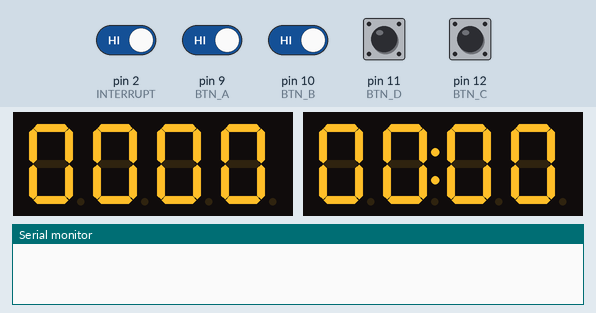
Recording of a sketch running on a simulated Arduino Uno, built with avr-gcc and run on an emulated ATmega328P. Parts: 2 × 4-digit seven-segment display, the last lines printed to the serial monitor. The inputs (shaded band) are chosen by the test bench; at power-on: pin 2 (INTERRUPT), pin 9 (BTN_A), pin 10 (BTN_B), pin 11 (BTN_D), pin 12 (BTN_C) HIGH.

Above: at 2.8 s.
2.9 s: pin 2 (INTERRUPT) driven LOW and pin 9 (BTN_A) driven LOW
At 3.91 s:
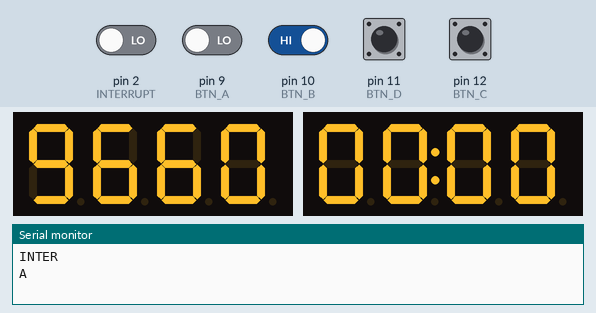
4.4 s: pin 2 (INTERRUPT) driven HIGH and pin 10 (BTN_B) driven LOW
At 4.95 s:
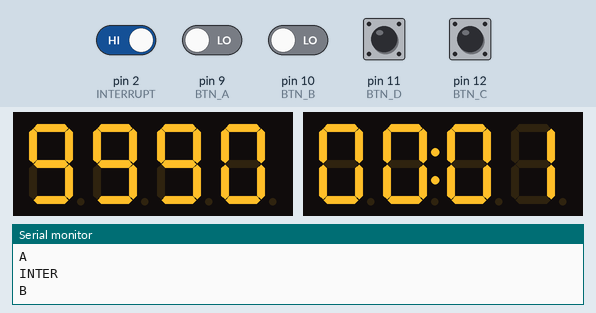

The sketch:

timer.ino
```cpp
#include <Arduino.h>
#include <TM1637Display.h>

#define INTERRUPT 2

// Module A
#define DIO_A 3
#define CLK_A 4
// Module B
#define DIO_B 5
#define CLK_B 6

// Buttons
#define BTN_A 9
#define BTN_B 10
#define BTN_C 12
#define BTN_D 11


#define BRIGH 0x0f
#define MAX_LEAPS 16

TM1637Display da(CLK_A, DIO_A);
TM1637Display db(CLK_B, DIO_B);

unsigned long start = 0;
bool running = false;
unsigned long elapsed = 0;
unsigned long saved_leaps[MAX_LEAPS];
int leapCounter = 0;
int showLeap = 0;

void resetLeaps() {
  for (int i = 0; i < MAX_LEAPS; i++) {
    saved_leaps[i] = 0;
  }
  leapCounter = 0;
  showLeap = 0;
}
void insertLeap(unsigned long leap) {
    // Check if there is space in the array
    if (leapCounter >= MAX_LEAPS) return;

    // Shift all elements to the right
    for (int i = leapCounter; i > 0; i--) {
        saved_leaps[i] = saved_leaps[i - 1];
    }

    // Insert the new element at the front
    saved_leaps[0] = leap;

    // Increment the size
    leapCounter++;
}

void startTimer() {
  start = millis();
  running = true;
}
void pauseTimer() {
  running = false;
  elapsed += (millis() - start);
  showLeap = 0;
}
void resetTimer() {
  elapsed = 0;
  running = false;
  resetLeaps();
}
void saveLeap() {
  insertLeap(elapsed + (millis() - start));
}
void leapUp(){
  if(showLeap >= leapCounter) return;
  showLeap++;
}
void leapDown(){
  if(showLeap <= 0) return;
  showLeap--;
}


bool btn_a, btn_b, btn_c, btn_d = false;
void checkButtons() {
  // BTN A
  if(digitalRead(BTN_A) == LOW && !btn_a) {
    btn_a = true;
    Serial.println("A");
    // pressed
    if(running) pauseTimer();
    else startTimer();
  }
  else if (digitalRead(BTN_A) == HIGH && btn_a) {
    btn_a = false;

    // released
  }

  // BTN B
  if(digitalRead(BTN_B) == LOW && !btn_b) {
    btn_b = true;
    Serial.println("B");
    // pressed
    if(running) saveLeap();
    else resetTimer();
  }
  else if (digitalRead(BTN_B) == HIGH && btn_b) {
    btn_b = false;
    // released
  }

  // BTN C
  if(digitalRead(BTN_C) == LOW && !btn_c) {
    btn_c = true;
    Serial.println("C");
    // pressed
    if(!running) leapUp();
  } else if (digitalRead(BTN_C) == HIGH && btn_c) {
    btn_c = false;
    // released
  }

  // BTN D
  if(digitalRead(BTN_D) == LOW && !btn_d) {
    btn_d = true;
    Serial.println("D");
    // pressed
  } else if (digitalRead(BTN_D) == HIGH && btn_d) {
    btn_d = false;
    // released
    if(!running) leapDown();
  }
}

unsigned long last_interrupt_time = 0;

void interrupt_handler()
{
  Serial.println("INTER");

  // If interrupts come faster than 200ms, assume it's a bounce and ignore
  if ((millis() - last_interrupt_time) > 50)
  {
    checkButtons();
  }
  last_interrupt_time = millis();
}

void showTime(unsigned long mils, bool dots = true) {
  // milliseconds
  da.showNumberDec((mils % 1000) * 10, true, 4, 0);

  int sec = (mils / 1000) % 60;
  int min = ((mils / 60000) % 60);

  db.showNumberDec(sec, true, 2, 2);

  if(dots) db.showNumberDecEx(min, 0x40, true, 2, 0);
  else db.showNumberDecEx(min, 0x00, true, 2, 0);
}

void setup()
{
  pinMode(BTN_A, INPUT_PULLUP);
  pinMode(BTN_B, INPUT_PULLUP);
  pinMode(BTN_C, INPUT_PULLUP);
  pinMode(BTN_D, INPUT_PULLUP);
  pinMode(INTERRUPT, INPUT_PULLUP);

  attachInterrupt(digitalPinToInterrupt(INTERRUPT), interrupt_handler, CHANGE);

  da.setBrightness(BRIGH);
  da.clear();

  db.setBrightness(BRIGH);
  db.clear();

  start = millis();
  elapsed = 0;
  running = false;
  Serial.begin(9600);

  resetLeaps();
}

void loop() {
  // checkButtons();
  if(running) {
    showTime((elapsed + (millis() - start)));
  } else {
    if(showLeap == 0) {
      showTime(elapsed);
    } else {
      showTime(saved_leaps[showLeap - 1]);
    }
  }
}
```

Measured:
- after the input at 2.9 s, the display: first changes at once (image 1 shows a later state)
